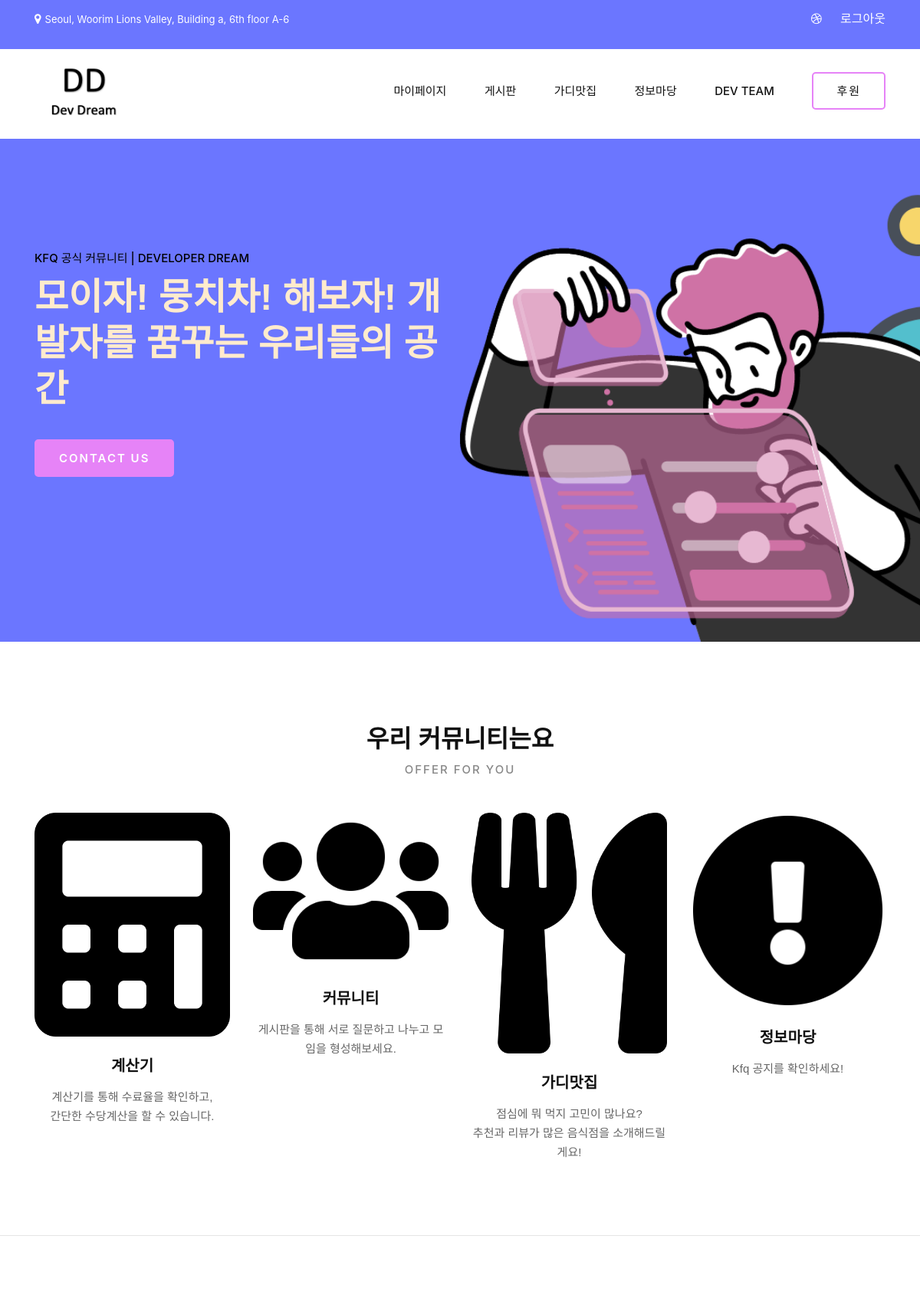
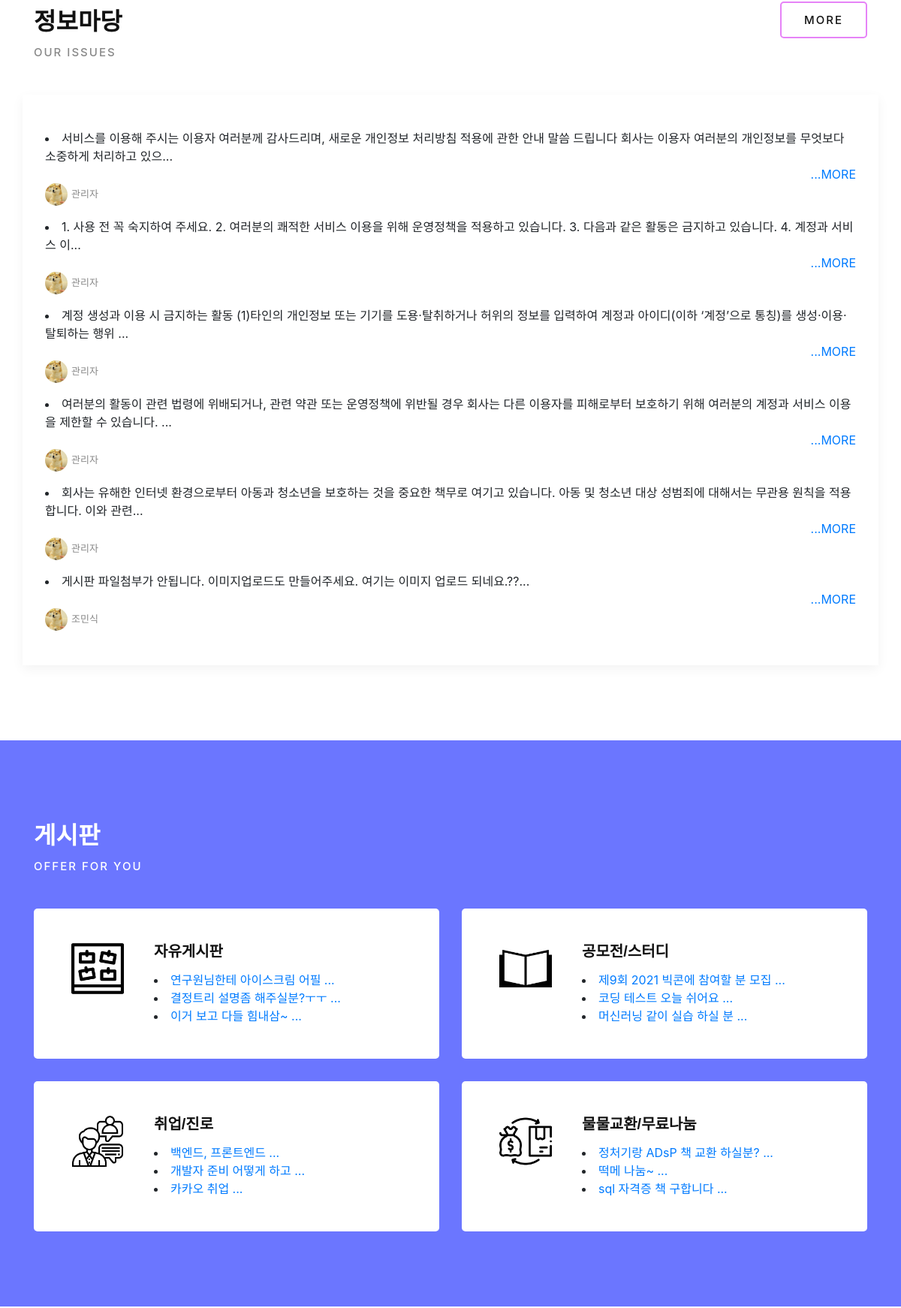
Page /mainpage/ (signed in, upper part) on the committed database (2 pictures, top to bottom).
### calcapp/models.py (models this page shows, shortened)
class Blog(models.Model):
    title = models.CharField(max_length=200)
    pub_date = models.DateTimeField('date published')
    body = models.TextField()
    images = models.ImageField(blank=True, upload_to="notice_img", null=True)
    user = models.CharField(max_length=20) # main user db랑 연결 해야함
    board_kind = models.CharField(max_length=20)
    def summary(self):
        return self.body[:100]

### mainpage/views.py (the view)
# urls.py: path('', views.mainhome, name='mainhome'),
def mainhome(request):
    get_user_phone = request.session.get('user_phone')
    blogs = Blog.objects.all()
    rest = Rest.objects.all()
    boards = BoardAllContentList.objects.all()
    context = {
        'get_user_phone':get_user_phone,
        'blogs': blogs,
        'rest':rest,
        'boards':boards,
    }
    return render(request, 'mainpage/mainhome.html', context)

### templates/mainpage/mainhome.html (shortened to what this page needs)
{% extends 'mainpage/mainpage.html' %}
{% block content %}
{% load static %}
    <section class="hero spad set-bg" data-setbg="{% static 'img/main-bg.png' %}">
        <div class="container">
            <div class="row">
                <div class="col-lg-6">
                    <div class="hero__text">
                        <span>Kfq 공식 커뮤니티 | DEVELOPER DREAM</span>
                        <h2 style="color: blanchedalmond;">모이자! 뭉치차! 해보자! 개발자를 꿈꾸는 우리들의 공간</h2>
                        <a href="{% url 'calcapp:contact' %}" class="primary-btn normal-btn">Contact us</a>
                    </div>
                </div>
            </div>
        </div>
    </section>
    <section class="chooseus spad">
        <div class="container">
            <div class="row">
                <div class="col-lg-12 text-center">
                    <div class="section-title">
                        <h2>우리 커뮤니티는요</h2>
                        <span>Offer for you</span>
                    </div>
                </div>
            </div>
            <div class="row">
                <div class="col-lg-3 col-md-6 col-sm-6">
                    <a href="{% url 'calcapp:calcpage_result' %}" >
                        <img src="{% static 'img/icons/calc.png' %}" alt="">
                        <div class="chooseus__item">
                            <h5>계산기</h5>
                            <p>계산기를 통해 수료율을 확인하고,<br>간단한 수당계산을 할 수 있습니다.</p>
                        </div>
                    </a>
                </div>
                <div class="col-lg-3 col-md-6 col-sm-6">
                    <a href="#board" >
                    <div class="chooseus__item">
                        <img src="{% static 'img/icons/board.png' %}" alt="">
                        <h5>커뮤니티</h5>
                        <p>게시판을 통해 서로 질문하고 나누고 모임을 형성해보세요.</p>
                    </div>
                    </a>
                </div>
                <div class="col-lg-3 col-md-6 col-sm-6">
                    <a href="#food" >
                    <div class="chooseus__item">
                        <img src="{% static 'img/icons/food.png' %}" alt="">
                        <h5>가디맛집</h5>
                        <p>점심에 뭐 먹지 고민이 많나요?<br>추천과 리뷰가 많은 음식점을 소개해드릴게요!</p>
                    </div>
                    </a>
                </div>
                <div class="col-lg-3 col-md-6 col-sm-6">
                    <a href="#notice" >
                    <div class="chooseus__item">
                        <img src="{% static 'img/icons/notice.png' %}" alt="">
                        <h5>정보마당</h5>
                        <p>Kfq 공지를 확인하세요!</p>
                    </div>
                    </a>
                </div>
            </div>
        </div>
    </section>
<hr>
<section class="latest spad" id="notice">
    <div class="container">
        <div class="row">
            <div class="col-lg-8 col-md-8 col-sm-6">
                <div class="section-title">
                    <h2>정보마당</h2>
                    <span>Our Issues</span>
                </div>
            </div>
            <div class="col-lg-4 col-md-4 col-sm-6">
                <div class="latest__btn">
                    <a href="{% url 'calcapp:notice' %}" class="primary-btn">MORE</a>
                </div>
            </div>
        </div>
        <div class="row">
            <div class="latest__item">
             {% for blog in blogs %}
                    <p>
                        <li>
                            {{ blog.summary }}...
                            <a href="{% url 'calcapp:detail' blog.id %}">
                                <div align='right'>...MORE</div>
                            </a>
                        </li>
                        <ul>
                            <li><img src="{% static 'img/dogie.jpg' %}" alt="">{{blog.user}}</li>
                        </ul>
                    </p>
            {% endfor %}
            </div>
        </div>
    </div>
</section>
<section class="services spad set-bg" data-setbg="{% static 'img/mains-bg2.png' %}" id="board">
    <div class="container">
        <div class="row">
            <div class="col-lg-8 col-md-8 col-sm-6">
                <div class="section-title">
                    <h2>게시판</h2>
                    <span style="color:white; font-size:15px;">Offer for you</span>
                </div>
            </div>
        </div>
        <div class="row">
            <div class="col-lg-6 col-md-6">
                <div class="services__item" style="cursor:pointer;">
                    <div class="services__item__icon">
                        <img src="{% static 'img/icons/freeboard.png' %}" width="70" height="auto">
                    </div>
                    <div class="services__item__text">
                        <h5>자유게시판</h5>
                        <p>
                        <li>
                            <a href="{% url 'boardapp:freeboard' %}">
                            연구원님한테 아이스크림 어필
                            ...</a>
                        </li>
                        <li>
                            <a href="{% url 'boardapp:freeboard' %}">
                            결정트리 설명좀 해주실분?ㅜㅜ
                            ...</a>
                        </li>
                        <li>
                            <a href="{% url 'boardapp:freeboard' %}">
                            이거 보고 다들 힘내삼~
                            ...</a>
                        </li>
                        </p>
                    </div>
                </div>
            </div>
            <div class="col-lg-6 col-md-6">
                <div class="services__item" style="cursor:pointer;">
                    <div class="services__item__icon">
                        <img src="{% static 'img/icons/study.png' %}" width="70" height="auto">
                    </div>
                    <div class="services__item__text">
                        <h5>공모전/스터디</h5>
                        <p>
                        <li>
                            <a href="{% url 'boardapp:studyboard' %}">
                            제9회 2021 빅콘에 참여할 분 모집
                            ...</a>
                        </li>
                        <li>
                            <a href="{% url 'boardapp:studyboard' %}">
                            코딩 테스트 오늘 쉬어요
                            ...</a>
                        </li>
                        <li>
                            <a href="{% url 'boardapp:studyboard' %}">
                            머신러닝 같이 실습 하실 분
                            ...</a>
                        </li>
                        </p>
                    </div>
                </div>
            </div>
            <div class="col-lg-6 col-md-6">
                <div class="services__item" style="cursor:pointer;">
                    <div class="services__item__icon">
                        <img src="{% static 'img/icons/consulting.png' %}" width="70" height="auto">
                    </div>
                    <div class="services__item__text">
                        <h5>취업/진로</h5>
                        <p>
                            <li>
                                <a href="{% url 'boardapp:jobboard' %}">
                                백엔드, 프론트엔드
                                ...</a>
                            </li>
                            <li>
                                <a href="{% url 'boardapp:jobboard' %}">
                                개발자 준비 어떻게 하고
                                ...</a>
                            </li>
                            <li>
                                <a href="{% url 'boardapp:jobboard' %}">
                                카카오 취업
                                ...</a>
                            </li>
                        </p>
                    </div>
                </div>
            </div>
            <div class="col-lg-6 col-md-6">
                <div class="services__item" style="cursor:pointer;">
                    <div class="services__item__icon">
                        <img src="{% static 'img/icons/trading.png' %}" width="70" height="auto">
                    </div>
                    <div class="services__item__text">
                        <h5>물물교환/무료나눔</h5>
                        <p>
                            <li>
                                <a href="{% url 'boardapp:tradeboard' %}">
                                정처기랑 ADsP 책 교환 하실분?
                                ...</a>
                            </li>
                            <li>
                                <a href="{% url 'boardapp:tradeboard' %}">
                                떡메 나눔~
                                ...</a>
                            </li>
                            <li>
                                <a href="{% url 'boardapp:tradeboard' %}">
                                sql 자격증 책 구합니다
                                ...</a>
                            </li>
                        </p>
                    </div>
                </div>
            </div>
        </div>
    </div>
</section>
<br>
{% endblock %}

### static/css/style.css (style rules this page uses)
html, body { height: 100%; font-family: "Poppins", sans-serif; -webkit-font-smoothing: antialiased; }
h1, h2, h3, h4, h5, h6 { margin: 0; color: #111111; font-weight: 400; font-family: "Poppins", sans-serif; }
h2 { font-size: 36px; }
h5 { font-size: 18px; }
p { font-size: 15px; font-family: "Poppins", sans-serif; color: #666666; font-weight: 400; line-height: 25px; margin: 0 0 15px 0; }
img { max-width: 100%; }
ul, ol { padding: 0; margin: 0; }
.section-title { margin-bottom: 45px; }
.section-title span { font-size: 15px; color: #888888; font-weight: 500; letter-spacing: 2px; text-transform: uppercase; }
.section-title h2 { color: #111111; font-weight: 700; margin-top: 8px; }
.set-bg { background-repeat: no-repeat; background-size: cover; background-position: top center; }
.spad { padding-top: 100px; padding-bottom: 100px; }
.primary-btn { display: inline-block; font-size: 15px; font-weight: 500; padding: 12px 30px 10px; text-transform: uppercase; color: #111111; text-transform: uppercase; letter-spacing: 2px; border: 2px solid #e683f7; border-radius: 5px; }
.primary-btn.normal-btn { background: #e683f7; color: #ffffff; font-weight: 600; }
.hero { padding-top: 145px; padding-bottom: 215px; }
.hero__text span { font-size: 15px; font-weight: 500; color: #000000; text-transform: uppercase; display: block; }
.hero__text h2 { font-size: 48px; color: #111111; font-weight: 700; line-height: 60px; margin-top: 10px; margin-bottom: 35px; }
.chooseus { padding-bottom: 50px; }
.chooseus__item { text-align: center; margin-bottom: 30px; }
.chooseus__item h5 { font-size: 20px; color: #111111; font-weight: 600; margin-top: 26px; margin-bottom: 16px; }
.chooseus__item p { margin-bottom: 0; }
.services { padding-bottom: 70px; }
.services .section-title span { color: #13a2b7; }
.services .section-title h2 { color: #ffffff; }
.services__item { background: #ffffff; padding: 45px 30px 45px 50px; margin-bottom: 30px; border-radius: 5px; }
.services__item__icon { float: left; margin-right: 40px; }
.services__item__text { overflow: hidden; }
.services__item__text h5 { font-size: 20px; color: #111111; font-weight: 600; margin-bottom: 14px; -webkit-transition: all, 0.3s; -o-transition: all, 0.3s; transition: all, 0.3s; }
.services__item__text p { margin-bottom: 0; -webkit-transition: all, 0.3s; -o-transition: all, 0.3s; transition: all, 0.3s; }
.latest { padding-top: 80px; padding-bottom: 70px; }
.latest__btn { text-align: right; }
.latest__item { -webkit-box-shadow: 0px 5px 15px rgba(0, 0, 0, 0.05); box-shadow: 0px 5px 15px rgba(0, 0, 0, 0.05); padding: 30px; margin-bottom: 30px; }
.latest__item ul li { list-style: none; display: inline-block; font-size: 13px; margin-right: 22px; color: #888888; position: relative; font-weight: 300; }
.latest__item ul li:after { position: absolute; right: -16px; top: 12px; height: 5px; width: 5px; background: #888888; border-radius: 50%; content: ""; }
.latest__item ul li img { height: 30px; width: 30px; border-radius: 50%; display: inline-block; margin-right: 5px; }
.latest__item ul li:last-child { margin-right: 0; }
.latest__item ul li:last-child:after { display: none; }
@media only screen and (min-width: 1200px) { .container { max-width: 1170px; } }

### templates/mainpage/load-box.html (style rules this page uses)
.section-title span { font-size:15px; }

### rows in the picture
Blog: summary "서비스를 이용해 주시는 이용자 여러분께 감사드리며, 새로운 개인정보 처리방침 적용에 관한 안내 말씀 드립니다 회사는 이용자 여러분의 개인정보를 무엇보다 소중하게 처리하고 있으", user "관리자"
Blog: summary "1. 사용 전 꼭 숙지하여 주세요. 2. 여러분의 쾌적한 서비스 이용을 위해 운영정책을 적용하고 있습니다. 3. 다음과 같은 활동은 금지하고 있습니다. 4. 계정과 서비스 이", user "관리자"
Blog: summary "계정 생성과 이용 시 금지하는 활동 (1)타인의 개인정보 또는 기기를 도용·탈취하거나 허위의 정보를 입력하여 계정과 아이디(이하 ‘계정’으로 통칭)를 생성·이용·탈퇴하는 행위", user "관리자"
Blog: summary "여러분의 활동이 관련 법령에 위배되거나, 관련 약관 또는 운영정책에 위반될 경우 회사는 다른 이용자를 피해로부터 보호하기 위해 여러분의 계정과 서비스 이용을 제한할 수 있습니다.", user "관리자"
Blog: summary "회사는 유해한 인터넷 환경으로부터 아동과 청소년을 보호하는 것을 중요한 책무로 여기고 있습니다. 아동 및 청소년 대상 성범죄에 대해서는 무관용 원칙을 적용합니다. 이와 관련", user "관리자"
Blog: summary "게시판 파일첨부가 안됩니다. 이미지업로드도 만들어주세요. 여기는 이미지 업로드 되네요.??", user "조민식"
